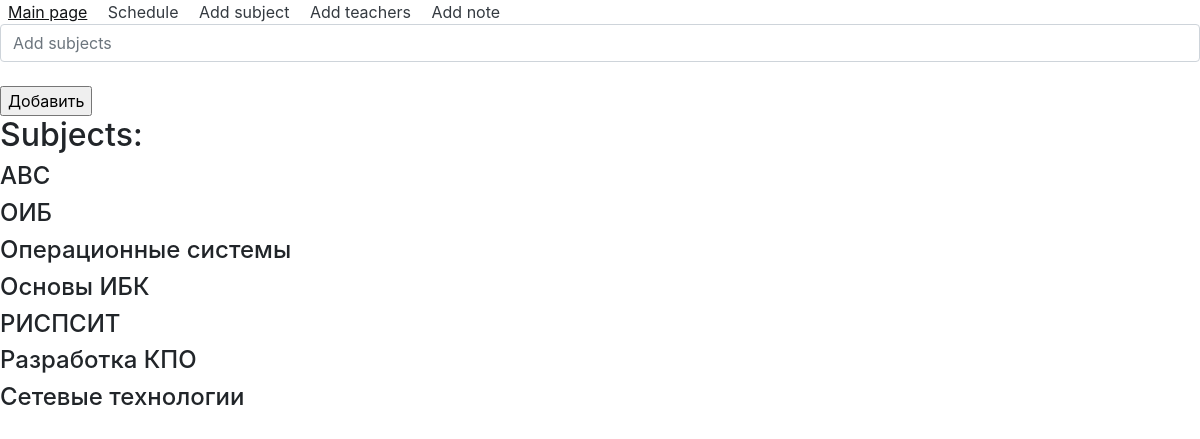
Page /Subject on the committed database.
### main.py (models this page shows, shortened)
class Subj(db.Model):
    id = db.Column(db.Integer, primary_key=True)
    s_name = db.Column(db.String(100), nullable=False)

### main.py (the view)
@app.route('/Subject', methods=['POST', 'GET'])
def Subject():
    if request.method == "POST":
        s_name = request.form['subj']
        if(s_name == ""):
            return "Произошла ошибка"
        subject = Subj(s_name = s_name)
        try:
            db.session.add(subject)
            db.session.commit()
            return redirect('/Subject')
        except:
            return "Произошла ошибка"
    else:
        subjects = Subj.query.order_by(Subj.s_name).all()
        return render_template("subj.html", subjects=subjects)

### templates/subj.html (shortened to what this page needs)
{% extends "base.html" %}
{% block body %}
<div>
<form action = "/Subject" method ="post">
    <input type="text" name="subj" id="subj" class="form-control" placeholder="Add subjects"><br>
    <input type="submit"  value="Добавить"><br>
    <h2>Subjects:</h2>
    {% for el in subjects %}
    <h4>{{ el.s_name }}</h4>
    {% endfor %}
</form>
</div>
{% endblock %}

### rows in the picture
Subj: s_name "АВС"
Subj: s_name "ОИБ"
Subj: s_name "Операционные системы"
Subj: s_name "Основы ИБК"
Subj: s_name "РИСПСИТ"
Subj: s_name "Разработка КПО"
Subj: s_name "Сетевые технологии"
